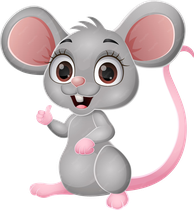
#> input picture _abc1/img/ab_rato.png, 194 x 210 px; its folder holds only this picture in this run
$ python figura_mordida.py ../_abc1/img/ab_rato.png
#> lines starting #> are read from the running program, lines starting #| are printed output that depends on the picture
# -*- coding: utf-8 -*-
u"""
PORTÃO DA FIGURA MORDIDA — "o recorte comeu um pedaço do desenho?"

NASCEU DO OLHO DO MARCOS (set/2026): *"observei que as imagens bola e elefante
aparecem faltando partes, corrija e verifique se tem mais imagens assim"*.

E ele estava certo nas duas:
  · pw_bola.png — a base da bola sumiu. Sobrou um fragmento azul solto no vão, e
    a bola não fecha embaixo.
  · pw_elefante.png — uma mordida entre as duas patas, comendo a barriga, mais
    um pedacinho solto no meio do vão.

A causa é o recorte automático de fundo (rembg). Ele decide, pixel a pixel, o
que é figura e o que é fundo — e erra justamente onde o desenho tem cor parecida
com o fundo ou uma sombra colada. O resultado passa por TODOS os nossos portões:
a imagem existe, carrega, tem o tamanho certo, o `_qa/imagens.js` confirma que
não é um quadradinho quebrado. Ela só está ERRADA, e isso só o olho vê.

O QUE ELE MEDE — três marcas do recorte que comeu demais:
  1. BURACO: transparência CERCADA pela figura (a água que entra pelas bordas
     não alcança). Um desenho pode ter buraco de verdade — a alça de uma xícara,
     o meio de uma rosquinha — por isso só reprova quando é grande.
  2. FRAGMENTO SOLTO: um pedaço opaco separado do corpo principal. Quase sempre
     é lixo que o recorte deixou (a sombra virando ilha), ou um pedaço da figura
     que se desprendeu.
  3. MORDIDA: uma reentrância funda vinda da borda para dentro da silhueta —
     foi assim que a bola perdeu a base e o elefante perdeu a barriga. Medida
     comparando a figura com o seu "casco" (o contorno preenchido linha a
     linha): se falta muito lá dentro, o recorte mordeu.

⚠️⚠️ LIÇÃO DA CALIBRAÇÃO, e ela muda o que este portão promete. Tentei separar
"recorte comeu" de "vão legítimo" por número — buraco, fragmento, mordida no
casco, serrilhado do contorno. Nenhuma medida sozinha resolve, e os números
provam: a zebra (mordida de verdade) dá contorno 10,1 de serrilhado, mas a flor
(pétalas e folhas separadas, perfeita) dá 4,5 e o rato (a cauda fina) dá 6,2 —
enquanto a bola, que perdeu a base inteira, dá 2,0. Calibrar para pegar a bola
acusaria metade das figuras boas, e portão que acusa inocente ensina a ignorar
portão.

Então este portão faz DUAS coisas, e é honesto sobre cada uma:
  · REPROVA só o que é certeza matemática — buraco cercado pela figura e
    fragmento solto grande. Aqui não há dúvida: o desenho não tem furo.
  · MONTA UM CONTATO-FOLHA (todas as figuras da atividade numa página, sobre
    fundo xadrez, com o nome de cada uma) e diz para OLHAR. Dez segundos de olho
    humano decidem o que nenhuma conta decidiu — foi assim que o Marcos pegou a
    bola e o elefante, e assim que confirmei a zebra.

Isso não é desistir da medição: é medir o que dá para medir e parar de fingir
que o resto também está medido.

⚠️⚠️ SEGUNDA LIÇÃO, e por isso este arquivo NÃO entra na banca automática:
rodei a varredura nas 30 atividades e o ruído foi grande demais para virar
reprovação. Os "buracos" que ele acusa são, na maioria, o DESENHO: os olhos da
raposa do Ateliê (6,0% — a figura está perfeita), as lentes dos óculos do Sr.
Batata, o vão entre o braço e o corpo de todo mascote. Um portão que grita em
metade das figuras boas não é um portão: é barulho, e barulho ensina a ignorar.

Então ele é FERRAMENTA DE INSPEÇÃO, chamada quando alguém desconfia de uma
figura — não juiz que reprova entrega. Quem entrou na banca foi o irmão dele, o
`_qa/corta_figura.py`, que mede GEOMETRIA (a moldura redonda comendo os cantos)
e por isso não tem como errar.

Uso:  python3 _qa/figura_mordida.py <pasta>        (ex.: _por4)
      python3 _qa/figura_mordida.py <pasta> --tudo  (mostra também as limpas)
Sai 0 se limpo, 1 se achou suspeita, 2 se não deu para medir. O que importa
mesmo é o contato-folha que ele monta: é para OLHAR, não para obedecer.
"""
import glob, os, sys
from collections import deque

try:
    from PIL import Image
except ImportError:
    print(u"NAO MEDI: falta a Pillow (pip install pillow)")
    sys.exit(2)

OPACO = 120          # acima disso é figura
IGNORA = ("fundo", "_fundo", "ceu", "capa", "bg", "medalha", "med_")


def analisa(caminho):
    im = Image.open(caminho).convert("RGBA")
    w, h = im.size
    a = im.split()[-1].load()

    # --- 1) o que é fundo de verdade: a água que entra pelas 4 bordas ---
    fora = [[False] * h for _ in range(w)]
    q = deque()
    for x in range(w):
        for y in (0, h - 1):
            if a[x, y] <= OPACO and not fora[x][y]:
                fora[x][y] = True; q.append((x, y))
    for y in range(h):
        for x in (0, w - 1):
            if a[x, y] <= OPACO and not fora[x][y]:
                fora[x][y] = True; q.append((x, y))
    while q:
        x, y = q.popleft()
        for dx, dy in ((1, 0), (-1, 0), (0, 1), (0, -1)):
            nx, ny = x + dx, y + dy
            if 0 <= nx < w and 0 <= ny < h and not fora[nx][ny] and a[nx, ny] <= OPACO:
                fora[nx][ny] = True; q.append((nx, ny))

    figura = buraco = 0
    for x in range(w):
        for y in range(h):
            if a[x, y] > OPACO: figura += 1
            elif not fora[x][y]: buraco += 1
    if not figura:
        return None

    # --- 2) pedaços soltos: componentes opacos separados ---
    visto = [[False] * h for _ in range(w)]
    pedacos = []
    for sx in range(w):
        for sy in range(h):
            if a[sx, sy] > OPACO and not visto[sx][sy]:
                n = 0; q = deque([(sx, sy)]); visto[sx][sy] = True
                while q:
                    x, y = q.popleft(); n += 1
                    for dx, dy in ((1,0),(-1,0),(0,1),(0,-1),(1,1),(-1,-1),(1,-1),(-1,1)):
                        nx, ny = x + dx, y + dy
                        if 0 <= nx < w and 0 <= ny < h and not visto[nx][ny] and a[nx, ny] > OPACO:
                            visto[nx][ny] = True; q.append((nx, ny))
                pedacos.append(n)
    pedacos.sort(reverse=True)
    corpo = pedacos[0]
    soltos = [p for p in pedacos[1:] if p > figura * 0.002]   # lixo minúsculo não conta

    # --- 3) mordida: o "casco" (contorno preenchido por linha e por coluna) ---
    #     Onde o casco tem figura e a imagem não tem, o recorte comeu.
    casco = 0
    for y in range(h):
        xs = [x for x in range(w) if a[x, y] > OPACO]
        if xs: casco += xs[-1] - xs[0] + 1
    cascoV = 0
    for x in range(w):
        ys = [y for y in range(h) if a[x, y] > OPACO]
        if ys: cascoV += ys[-1] - ys[0] + 1
    # a mordida conta só o que falta nas DUAS varreduras (senão a perna de um
    # boneco, que é um vão legítimo, seria acusada)
    falta_h = max(0, casco - figura)
    falta_v = max(0, cascoV - figura)
    mordida = min(falta_h, falta_v)

    return {
        "w": w, "h": h, "figura": figura,
        "buraco_pc": buraco * 100.0 / figura,
        "soltos": len(soltos),
        "solto_pc": (sum(soltos) * 100.0 / figura) if soltos else 0.0,
        "mordida_pc": mordida * 100.0 / figura,
    }


def contato(arqs, pasta):
    u"""Monta a folha de contato: todas as figuras numa página só, sobre xadrez.
    É o que o olho humano precisa para decidir em dez segundos o que as contas
    não decidem."""
    try:
        from PIL import ImageDraw
    except ImportError:
        return None
    vis = [p for p in arqs
           if not any(k in os.path.basename(p).lower() for k in IGNORA)]
    if not vis:
        return None
    CEL, COLS = 190, 5
    linhas = (len(vis) + COLS - 1) // COLS
    W, H = COLS * CEL, linhas * (CEL + 22)
    folha = Image.new("RGBA", (W, H), (255, 255, 255, 255))
    px = folha.load()
    for x in range(W):                       # xadrez: sem ele a falta some no branco
        for y in range(H):
            if ((x // 12) + (y // 12)) % 2:
                px[x, y] = (206, 206, 220, 255)
    d = ImageDraw.Draw(folha)
    for i, p in enumerate(vis):
        try:
            im = Image.open(p).convert("RGBA")
        except Exception:
            continue
        im.thumbnail((CEL - 16, CEL - 16))
        cx = (i % COLS) * CEL + (CEL - im.width) // 2
        cy = (i // COLS) * (CEL + 22) + (CEL - im.height) // 2
        folha.alpha_composite(im, (cx, cy))
        d.text(((i % COLS) * CEL + 6, (i // COLS) * (CEL + 22) + CEL + 4),
               os.path.basename(p)[:-4], fill=(20, 20, 30, 255))
    saida = os.path.join("_qa", "_dossie", "contato-%s.png" % os.path.basename(pasta).lstrip("_"))
    try:
        os.makedirs(os.path.dirname(saida), exist_ok=True)
        folha.save(saida)
        return saida
    except Exception:
        return None


def confere(pasta, tudo=False):
    if os.path.isdir(pasta):
        arqs = sorted(glob.glob(os.path.join(pasta, "img", "*.png")))
        if not arqs:
            arqs = sorted(glob.glob(os.path.join(pasta, "*.png")))
    else:
        arqs = [pasta]
    if not arqs:
        print(u"NAO MEDI: nenhum .png em %s" % pasta)
        return 2

    ruins, olhar, medidas = [], [], 0
    for p in arqs:
        nome = os.path.basename(p)
        if any(k in nome.lower() for k in IGNORA):
            continue
        try:
            r = analisa(p)
#> in analisa, im is the input picture: PIL image 194x210 RGBA; mean R, G, B, A 133, 120.9, 122.6, 161.5
#> the loop in analisa, `for y in range(h):` made 210 passes
#> (xs, casco) on pass 1: ([148, 149, 150, 151, 152, 153, 154, 155, 156, 157, 158, 159], 12)
#> casco on passes 2 to 7: 32, 57, 86, 119, 155, 302
#> after the loop in analisa, `for y in range(h):`: casco = 27732
#> the loop in analisa, `for x in range(w):` made 194 passes
#> (ys, cascoV) on pass 1: ([35, 36, 37, 38, 39, 40, 41, 42, 43, 44, 45, 46], 12)
#> after the loop in analisa, `for x in range(w):`: cascoV = 29220
#> in analisa, `falta_h = max(0, casco - figura)`: falta_h = 1911
#> in analisa, `falta_v = max(0, cascoV - figura)`: falta_v = 3399
#> in analisa, `mordida = min(falta_h, falta_v)`: mordida = 1911
#> r = {'w': 194, 'h': 210, 'figura': 25821, 'buraco_pc': 0.00387, 'soltos': 0, 'solto_pc': 0, 'mordida_pc': 7.4}
        except Exception as e:
            print(u"   (nao consegui ler %s: %s)" % (nome, e))
            continue
        if not r:
            continue
        medidas += 1
        marcas = []
        if r["buraco_pc"] > 0.6:
            marcas.append(u"BURACO no meio (%.1f%% da figura)" % r["buraco_pc"])
        # ⚠️ o TAMANHO do pedaço solto é o que separa lixo de arte: o resto que o
        #    recorte deixou é PEQUENO (o pontinho no vão do elefante); o que é
        #    grande quase sempre é parte legítima do desenho — as folhas da flor
        #    (33,9%!), as antenas da abelha, a cauda solta. Acima de 8% vira
        #    "olhe", não reprovação.
        if r["soltos"] and 0.15 < r["solto_pc"] <= 8:
            marcas.append(u"%d pedaco(s) SOLTO(s) e pequeno(s) fora do corpo (%.1f%%) — cheira a lixo do recorte"
                          % (r["soltos"], r["solto_pc"]))
        elif r["soltos"] and r["solto_pc"] > 8:
            olhar.append(u"%s (%d pedaco(s) solto(s), %.0f%% — pode ser folha/antena/cauda)"
                         % (nome, r["soltos"], r["solto_pc"]))
        # ⚠️ a "mordida por casco" NÃO reprova: ela acusa a flor (folhas soltas)
        #    e o rato (cauda fina) tanto quanto a zebra (mordida real). Fica como
        #    dica de ONDE olhar primeiro no contato-folha.
        if r["mordida_pc"] > 20:
            olhar.append(u"%s (silhueta %.0f%% vazia — confira no contato-folha)"
                         % (nome, r["mordida_pc"]))
        if marcas:
            ruins.append((nome, r, marcas))
        elif tudo:
            print(u"   ok  %-24s %dx%d" % (nome, r["w"], r["h"]))

    if not medidas:
        print(u"NAO MEDI: nenhuma figura com transparencia em %s" % pasta)
        return 2

    if olhar:
        print(u"   olhe primeiro estas (pode ser vão do desenho, pode ser recorte):")
        for m in olhar[:8]:
            print(u"      · %s" % m)

    folha = contato(arqs, pasta)
#> in contato, `folha = Image.new("RGBA", (W, H), (255, 255, 255, 255))`: folha: PIL image 950x212 RGBA; every value is 255
#> in contato, `d = ImageDraw.Draw(folha)`:
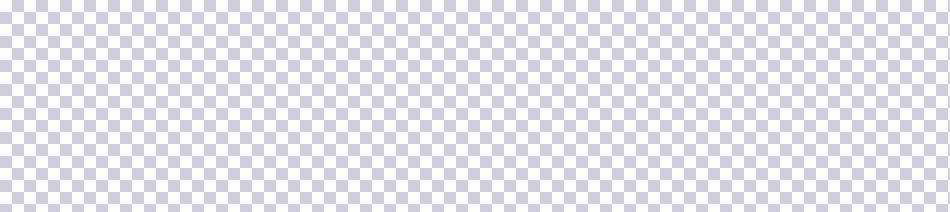
#> folha: PIL image 950x212 RGBA; mean R, G, B, A 230.5, 230.5, 237.5, 255
#> in contato, `im.thumbnail((CEL - 16, CEL - 16))`:
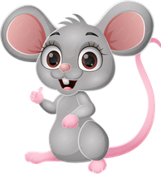
#> im: PIL image 161x174 RGBA; mean R, G, B, A 133.4, 121.4, 123, 161.5; transparent parts drawn white
#> in contato, `folha.alpha_composite(im, (cx, cy))`:
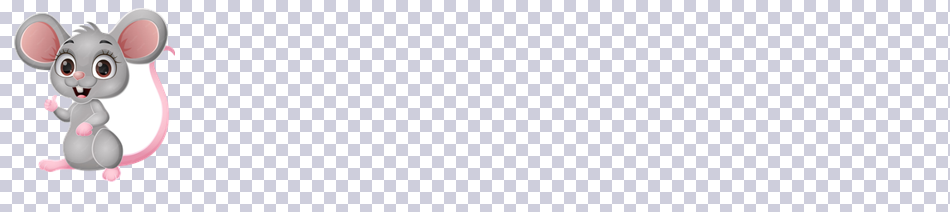
#> folha: PIL image 950x212 RGBA; mean R, G, B, A 227.6, 226.1, 232.6, 255
    if folha:
        print(u"   👁  contato-folha para OLHAR: %s" % folha)
        print(u"      (as contas não separam 'recorte comeu' de 'vão do desenho' —")
        print(u"       veja o cabeçalho deste arquivo. Dez segundos de olho resolvem.)")

    if ruins:
        print(u"%s -> %d figura(s) MORDIDAS pelo recorte (de %d conferidas):"
              % (pasta, len(ruins), medidas))
        for nome, r, marcas in ruins:
            print(u"    ✗ %-24s %dx%d" % (nome, r["w"], r["h"]))
            for m in marcas:
                print(u"         · %s" % m)
        print(u"   Conserto: a figura precisa ser gerada de novo (o recorte comeu")
        print(u"   parte do desenho). O Claude nao gera arte — passe o prompt ao")
        print(u"   Marcos, e ao receber confira aqui de novo antes de publicar.")
        return 1

    print(u"%s -> figuras ok: %d conferidas, nenhuma mordida pelo recorte." % (pasta, medidas))
    return 0


if __name__ == "__main__":
    if len(sys.argv) < 2:
        print(u"uso: python3 _qa/figura_mordida.py <pasta> [--tudo]")
        sys.exit(2)
    sys.exit(confere(sys.argv[1].rstrip("/"), "--tudo" in sys.argv))
#> (the program exits here)

$ run again, on _abc1/img/ab_sapo.png
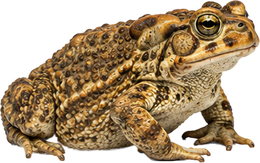
#> input picture _abc1/img/ab_sapo.png, 260 x 163 px
#> in analisa, im is the input picture: PIL image 260x163 RGBA; mean R, G, B, A 97.3, 75.3, 46, 168.7
#> the loop in analisa, `for y in range(h):` made 163 passes
#> (xs, casco) on passes 1 to 2: ([234, 235, 236], 3), ([208, 209, 210, 231, 232, 233, 234, 235, 236, 237, 238, 239], 35)
#> after the loop in analisa, `for y in range(h):`: casco = 30229
#> the loop in analisa, `for x in range(w):` made 260 passes
#> (ys, cascoV) on pass 1: ([109, 110], 2)
#> after the loop in analisa, `for x in range(w):`: cascoV = 30887
#> falta_h = 2117
#> falta_v = 2775
#> mordida = 2117
#> r = {'w': 260, 'h': 163, 'figura': 28112, 'buraco_pc': 0.199, 'soltos': 0, 'solto_pc': 0, 'mordida_pc': 7.53}
#> in contato, `im.thumbnail((CEL - 16, CEL - 16))`:
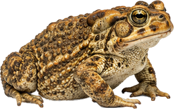
#> im: PIL image 174x109 RGBA; mean R, G, B, A 96.5, 74.9, 46, 168.7; transparent parts drawn white
#> in contato, `folha.alpha_composite(im, (cx, cy))`:
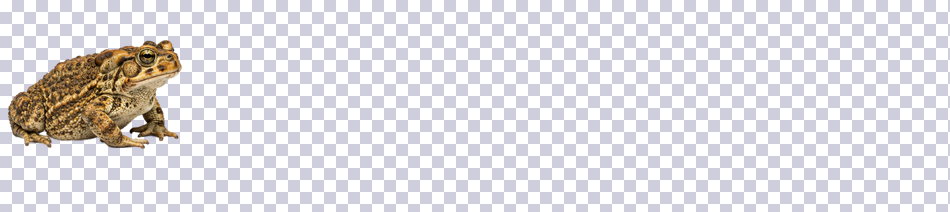
#> folha: PIL image 950x212 RGBA; mean R, G, B, A 225, 223, 226.9, 255
